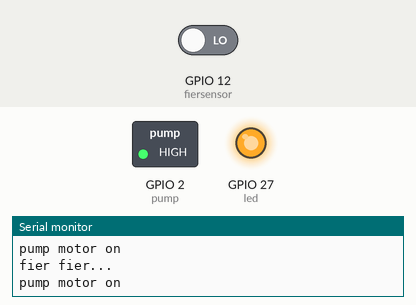
Simulated run of this sketch. Board: ESP32. On the bench: switched loads named in the sketch (green lamp = pin HIGH), output pins drawn as LEDs (lit = HIGH), the last lines printed to the serial monitor. The inputs (shaded band) are chosen by the test bench; at power-on: GPIO 12 (fiersensor) LOW.

Above: at 3.2 s.
3.3 s: GPIO 12 (fiersensor) driven HIGH
At 3.9 s:
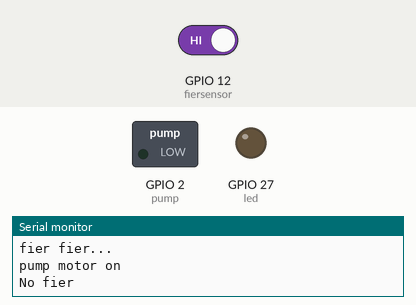
5.5 s: GPIO 12 (fiersensor) driven LOW
At 6.7 s:
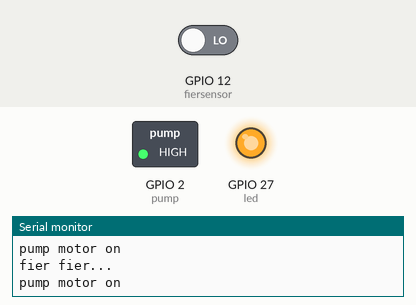
Timing chart, 0 to 8.5 s (numbered marks = the images above; inputs shaded):
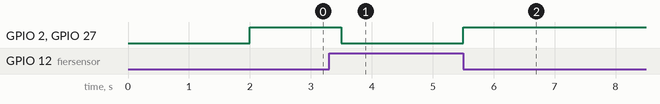

Measured:
- after the input at 3.3 s, GPIO 2 (pump), GPIO 27 (led): HIGH → LOW after 0.20 s
- after the input at 5.5 s, GPIO 2 (pump), GPIO 27 (led): LOW → HIGH at once

The sketch:

fier_detecation_with_pump_led.ino
```cpp
/*
project name - Fier detecation

... when without fier print 'No fier'
... when fiering prient 'fier fier'
*/

const int fiersensor = 12;      // fiersensore pin number
const int led = 27;             // led pin number
const int pump = 2;             // pump pin number

void setup() {
  Serial.begin(9600);           // serial monitor in print
  Serial.print("fier sencing...");  // Connection animation
  delay(2000);                      // 2s stay

  pinMode(fiersensor, INPUT);       // sensore declaration
  pinMode(led, OUTPUT);             // led declaration
  pinMode(pump, OUTPUT);            // pump declaration
}

void loop() {
  int firevalu = digitalRead(fiersensor);     // rier sencing read

  if (firevalu == HIGH) {               // when without fier, led off loop. fier sensore always high without fier, and when fireing sensore low.
    digitalWrite(led, LOW);             // without fier led low
    Serial.print("No fier\n");          // display print No fier
    digitalWrite(pump, LOW);            // pump off(LOW) declaration
  }
  else {
    digitalWrite(led, HIGH);            // fiering time led 'ON'
    Serial.print("fier fier...\n");        // this time display print 'fier fier...'
    digitalWrite(pump, HIGH);              // pump on(HIGH) declaring
    Serial.print("pump motor on\n");
  }
  delay(500);                           // serial monitor display delay


}
```
